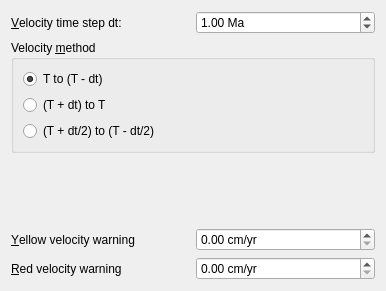
<?xml version="1.0" encoding="UTF-8"?>
<ui version="4.0">
 <class>KinematicGraphsConfigurationWidget</class>
 <widget class="QWidget" name="KinematicGraphsConfigurationWidget">
  <property name="geometry">
   <rect>
    <x>0</x>
    <y>0</y>
    <width>386</width>
    <height>291</height>
   </rect>
  </property>
  <property name="windowTitle">
   <string>Form</string>
  </property>
  <layout class="QGridLayout" name="gridLayout">
   <item row="3" column="1">
    <widget class="QDoubleSpinBox" name="spinbox_yellow">
     <property name="suffix">
      <string> cm/yr</string>
     </property>
    </widget>
   </item>
   <item row="1" column="0" colspan="2">
    <widget class="QGroupBox" name="group_velocity_method">
     <property name="title">
      <string>Velocity &amp;method</string>
     </property>
     <layout class="QGridLayout" name="gridLayout_2">
      <item row="0" column="0">
       <widget class="QRadioButton" name="radio_t_to_t_minus_dt">
        <property name="text">
         <string>T to (T - dt)</string>
        </property>
        <property name="checked">
         <bool>true</bool>
        </property>
        <attribute name="buttonGroup">
         <string notr="true">button_group_velocity_method</string>
        </attribute>
       </widget>
      </item>
      <item row="1" column="0">
       <widget class="QRadioButton" name="radio_t_plus_dt_to_t">
        <property name="text">
         <string>(T + dt) to T</string>
        </property>
        <attribute name="buttonGroup">
         <string notr="true">button_group_velocity_method</string>
        </attribute>
       </widget>
      </item>
      <item row="2" column="0">
       <widget class="QRadioButton" name="radio_t_plus_dt_to_t_minus_dt">
        <property name="text">
         <string>(T + dt/2) to (T - dt/2)</string>
        </property>
        <attribute name="buttonGroup">
         <string notr="true">button_group_velocity_method</string>
        </attribute>
       </widget>
      </item>
     </layout>
    </widget>
   </item>
   <item row="0" column="1">
    <widget class="QDoubleSpinBox" name="spinbox_dt">
     <property name="suffix">
      <string> Ma</string>
     </property>
     <property name="decimals">
      <number>2</number>
     </property>
     <property name="minimum">
      <double>0.000000000000000</double>
     </property>
     <property name="maximum">
      <double>100.000000000000000</double>
     </property>
     <property name="value">
      <double>1.000000000000000</double>
     </property>
    </widget>
   </item>
   <item row="0" column="0">
    <widget class="QLabel" name="label">
     <property name="text">
      <string>&amp;Velocity time step dt:</string>
     </property>
     <property name="buddy">
      <cstring>spinbox_dt</cstring>
     </property>
    </widget>
   </item>
   <item row="4" column="1">
    <widget class="QDoubleSpinBox" name="spinbox_red">
     <property name="suffix">
      <string> cm/yr</string>
     </property>
    </widget>
   </item>
   <item row="3" column="0">
    <widget class="QLabel" name="label_2">
     <property name="text">
      <string>&amp;Yellow velocity warning</string>
     </property>
     <property name="buddy">
      <cstring>spinbox_yellow</cstring>
     </property>
    </widget>
   </item>
   <item row="4" column="0">
    <widget class="QLabel" name="label_3">
     <property name="text">
      <string>&amp;Red velocity warning</string>
     </property>
     <property name="buddy">
      <cstring>spinbox_red</cstring>
     </property>
    </widget>
   </item>
   <item row="2" column="0" colspan="2">
    <spacer name="verticalSpacer">
     <property name="orientation">
      <enum>Qt::Vertical</enum>
     </property>
     <property name="sizeHint" stdset="0">
      <size>
       <width>20</width>
       <height>40</height>
      </size>
     </property>
    </spacer>
   </item>
  </layout>
 </widget>
 <tabstops>
  <tabstop>spinbox_dt</tabstop>
  <tabstop>radio_t_to_t_minus_dt</tabstop>
  <tabstop>radio_t_plus_dt_to_t</tabstop>
  <tabstop>radio_t_plus_dt_to_t_minus_dt</tabstop>
  <tabstop>spinbox_yellow</tabstop>
  <tabstop>spinbox_red</tabstop>
 </tabstops>
 <resources/>
 <connections/>
 <buttongroups>
  <buttongroup name="button_group_velocity_method"/>
 </buttongroups>
</ui>
